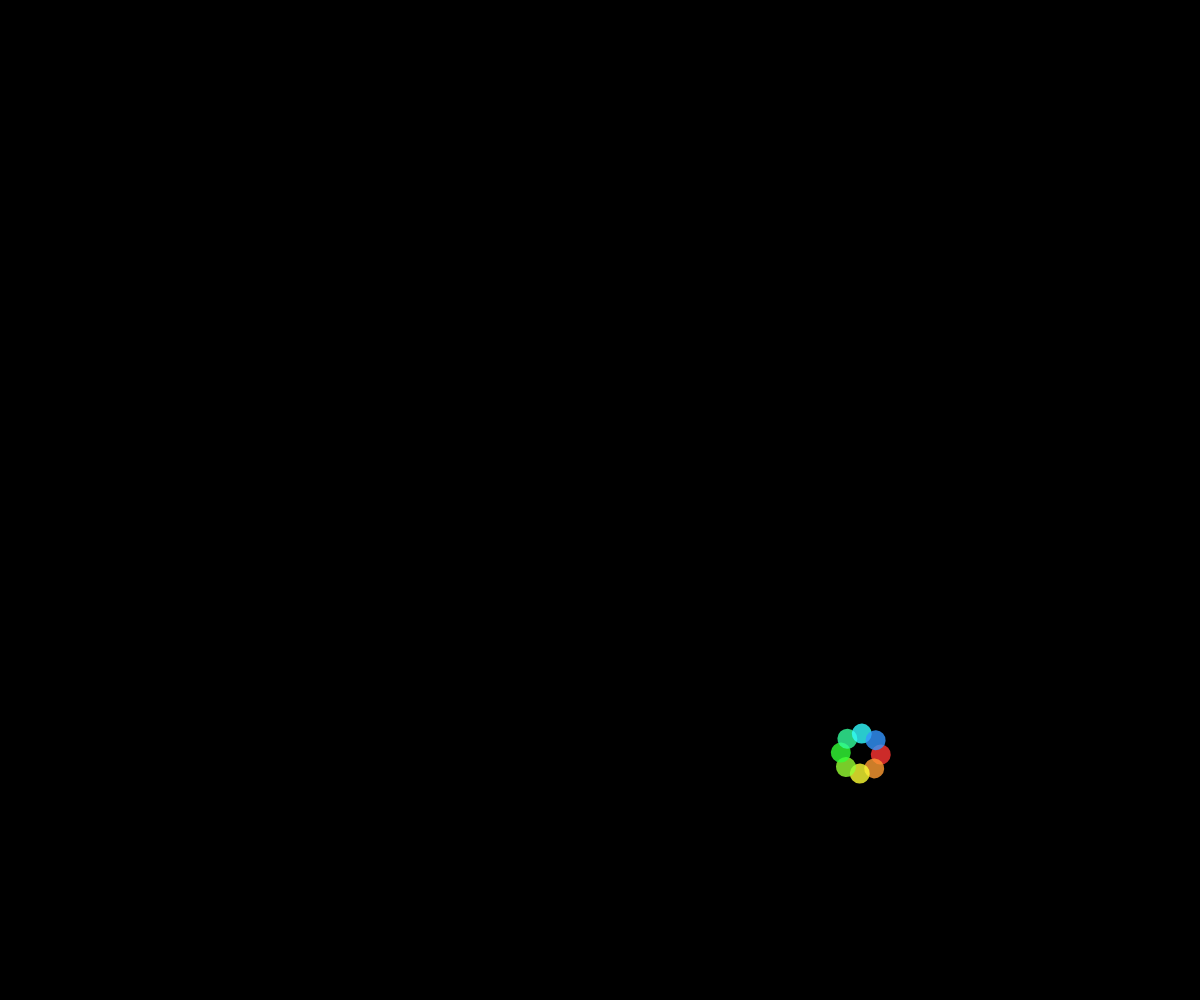
Frame 1 (no input)
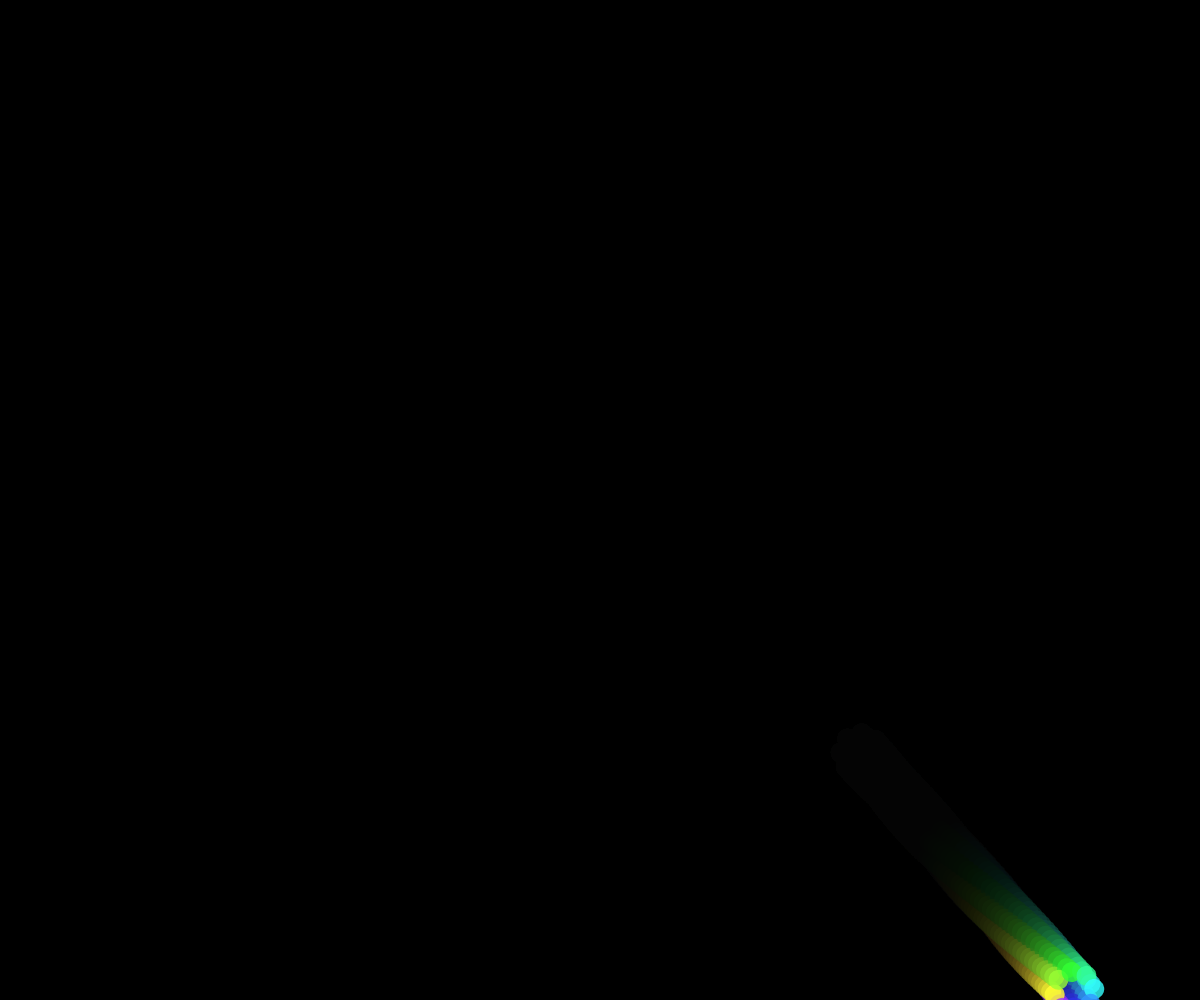
Frame 60 (no input)
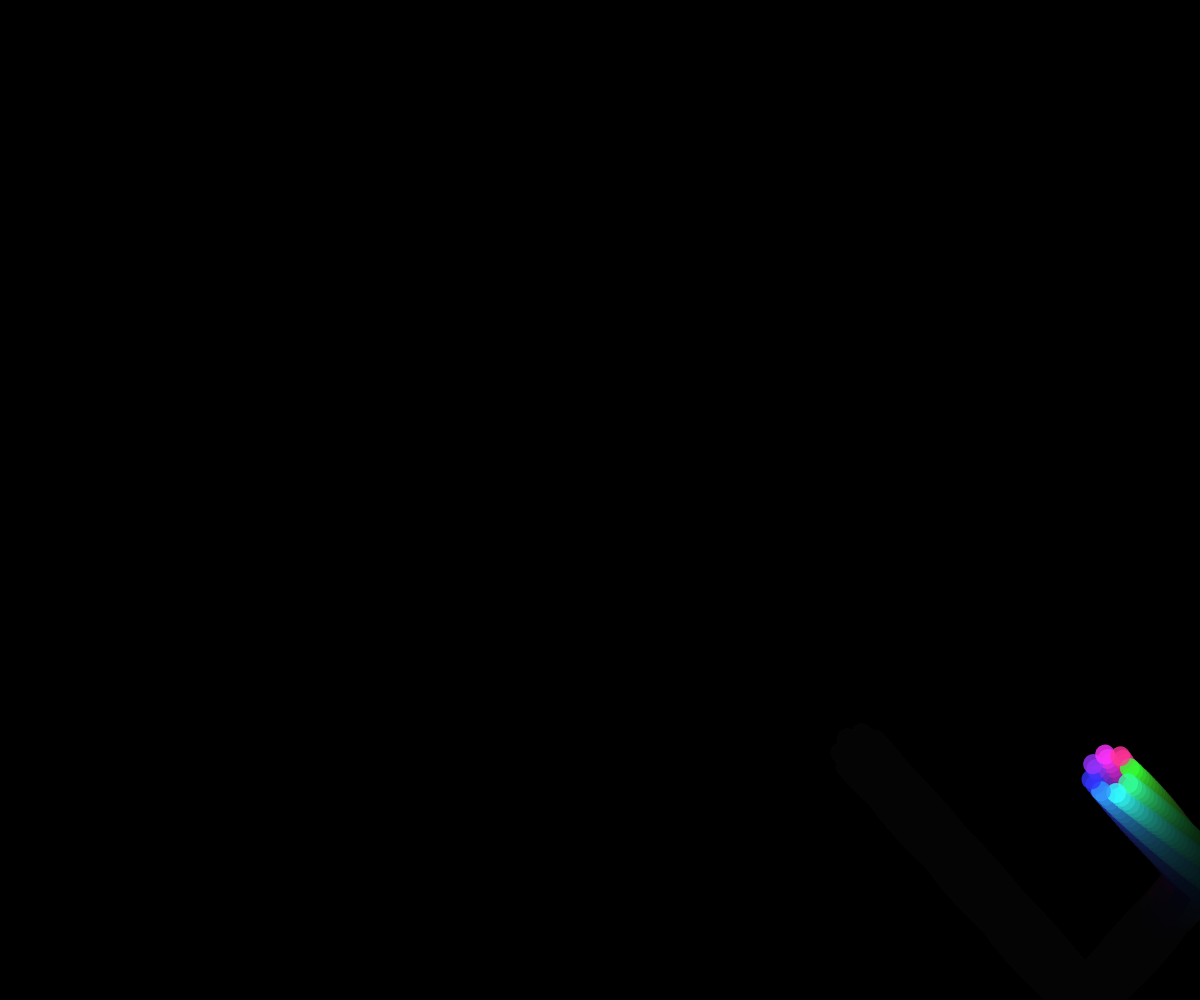
Frame 120 (the mouse pressed at the canvas centre since frame 60)

The p5.js sketch that drew these frames (run headless with seeded random() and noise() and a simulated clock; from frame 60 on, the mouse is pressed at the canvas centre):

// p5.js sketch
// ── sketch.js
let posX;
let velX;
let posY;
let velY;
let hueValue = 0;

function setup() {
  createCanvas(windowWidth, windowHeight);
  colorMode(HSB, 360, 100, 100, 100);
  noStroke();

  posX = random(width);
  velX = random(3, 6);

  posY = random(height);
  velY = random(3, 6);

  background(0);
}

function draw() {

  fill(0, 0, 0, 10);
  rect(0, 0, width, height);


  posX += velX;
  posY += velY;


  if (posX >= width || posX < 0) velX *= -1;
  if (posY >= height || posY < 0) velY *= -1;


  hueValue = (hueValue + 1) % 360;


  push();
  translate(posX, posY);
  rotate(frameCount * 0.05);

  for (let i = 0; i < 8; i++) {
    fill((hueValue + i * 30) % 360, 80, 100, 80);
    ellipse(cos(TWO_PI * i / 8) * 20, sin(TWO_PI * i / 8) * 20, 20, 20);
  }
  pop();
}

function windowResized() {
  resizeCanvas(windowWidth, windowHeight);
  background(0);
}


// ── pong_generativo.html
<!DOCTYPE html>
<html>
<head>
	<meta charset="utf-8">
	<title>Esercizio 3A: Pong_Generativo</title>
	<meta name="Martina"      content="Martina Zemp">
	<meta name="Pong generativo" content="Pong generativo">
	<meta name="viewport"    content="width=device-width, initial-scale=1">
	<style>
		body, html {
			background-color: lightgray;
		}
		canvas {
			display: block;
		}
	</style>
</head>
<body>
	<script src="https://cdn.jsdelivr.net/npm/p5@1.11.5/lib/p5.min.js"></script>
	<script src="sketch.js"></script>
</body>
</html>
